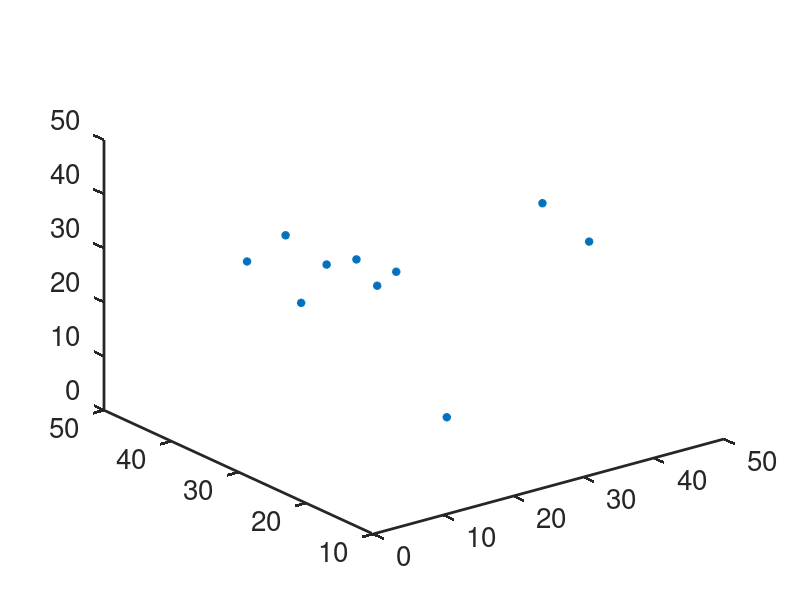

Write MATLAB code to recreate this figure.
% diffusion on a lattice (Chen and Meng)
set(0,                           ...
   'defaultaxesfontsize', 20,   ...
   'defaultaxeslinewidth', 2.0, ...
   'defaultlinelinewidth', 2.0);
    
%parameters
% numer of lattice points
N = 50;
%number of particles
M = 10;

%I, J, and K represent the position of each particle
%randomly distribute the particles on the cell
pos= [randi(N,M,1),randi(N,M,1),randi(N,M,1)];
 


plot3(pos(:,1),pos(:,2),pos(:,3),'*')
pos
% now allow points to diffuse
r1=randi(3,M,1)
r2=2*randi(2,M,1)-3
for j = 1:M
    pos(j,r1(j)) =  pos(j,r1(j))+r2(j);
end

pos
